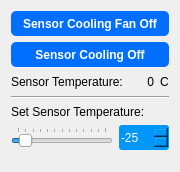
              <widget class="QWidget" name="toolTemperature">
               <property name="geometry">
                <rect>
                 <x>0</x>
                 <y>0</y>
                 <width>180</width>
                 <height>172</height>
                </rect>
               </property>
               <attribute name="label">
                <string>Cooling</string>
               </attribute>
               <layout class="QVBoxLayout" name="verticalLayout_12">
                <item>
                 <widget class="QPushButton" name="buttonFanOnOff">
                  <property name="minimumSize">
                   <size>
                    <width>30</width>
                    <height>25</height>
                   </size>
                  </property>
                  <property name="maximumSize">
                   <size>
                    <width>10000</width>
                    <height>16777215</height>
                   </size>
                  </property>
                  <property name="styleSheet">
                   <string notr="true">QPushButton{	
background-color : rgb(0,110, 255);
color:rgb(255, 255, 255);
font: 10pt &quot;Segoe UI&quot;;
font: bold;
border-radius: 5px;
}

QPushButton::checked{background-color :rgb(85, 255, 127);}

QPushButton::pressed{background-color :rgb(85, 85, 250);}</string>
                  </property>
                  <property name="text">
                   <string>Sensor Cooling Fan Off</string>
                  </property>
                  <property name="checkable">
                   <bool>true</bool>
                  </property>
                 </widget>
                </item>
                <item>
                 <widget class="QPushButton" name="buttonCoolingOnOff">
                  <property name="minimumSize">
                   <size>
                    <width>30</width>
                    <height>25</height>
                   </size>
                  </property>
                  <property name="maximumSize">
                   <size>
                    <width>10000</width>
                    <height>16777215</height>
                   </size>
                  </property>
                  <property name="styleSheet">
                   <string notr="true">QPushButton{	
background-color : rgb(0,110, 255);
color:rgb(255, 255, 255);
font: 10pt &quot;Segoe UI&quot;;
font: bold;
border-radius: 5px;
}

QPushButton::checked{background-color :rgb(85, 255, 127);}

QPushButton::pressed{background-color :rgb(85, 85, 250);}</string>
                  </property>
                  <property name="text">
                   <string>Sensor Cooling Off</string>
                  </property>
                  <property name="checkable">
                   <bool>true</bool>
                  </property>
                 </widget>
                </item>
                <item>
                 <layout class="QHBoxLayout" name="horizontalLayout_4">
                  <item>
                   <widget class="QLabel" name="label_45">
                    <property name="text">
                     <string>Sensor Temperature:</string>
                    </property>
                   </widget>
                  </item>
                  <item>
                   <spacer name="horizontalSpacer_2">
                    <property name="orientation">
                     <enum>Qt::Horizontal</enum>
                    </property>
                    <property name="sizeHint" stdset="0">
                     <size>
                      <width>108</width>
                      <height>17</height>
                     </size>
                    </property>
                   </spacer>
                  </item>
                  <item>
                   <widget class="QLabel" name="labelTemperature">
                    <property name="layoutDirection">
                     <enum>Qt::LeftToRight</enum>
                    </property>
                    <property name="text">
                     <string>0</string>
                    </property>
                    <property name="alignment">
                     <set>Qt::AlignRight|Qt::AlignTrailing|Qt::AlignVCenter</set>
                    </property>
                   </widget>
                  </item>
                  <item>
                   <widget class="QLabel" name="label_49">
                    <property name="layoutDirection">
                     <enum>Qt::LeftToRight</enum>
                    </property>
                    <property name="text">
                     <string>C</string>
                    </property>
                    <property name="alignment">
                     <set>Qt::AlignLeading|Qt::AlignLeft|Qt::AlignVCenter</set>
                    </property>
                   </widget>
                  </item>
                 </layout>
                </item>
                <item>
                 <widget class="Line" name="line_10">
                  <property name="orientation">
                   <enum>Qt::Horizontal</enum>
                  </property>
                 </widget>
                </item>
                <item>
                 <widget class="QLabel" name="label_47">
                  <property name="text">
                   <string>Set Sensor Temperature:</string>
                  </property>
                 </widget>
                </item>
                <item>
                 <layout class="QHBoxLayout" name="horizontalLayout_3">
                  <item>
                   <widget class="QSlider" name="sliderCooling">
                    <property name="minimum">
                     <number>-30</number>
                    </property>
                    <property name="maximum">
                     <number>30</number>
                    </property>
                    <property name="value">
                     <number>-25</number>
                    </property>
                    <property name="orientation">
                     <enum>Qt::Horizontal</enum>
                    </property>
                    <property name="invertedAppearance">
                     <bool>false</bool>
                    </property>
                    <property name="invertedControls">
                     <bool>false</bool>
                    </property>
                    <property name="tickPosition">
                     <enum>QSlider::TicksAbove</enum>
                    </property>
                    <property name="tickInterval">
                     <number>5</number>
                    </property>
                   </widget>
                  </item>
                  <item>
                   <widget class="QSpinBox" name="spinCooling">
                    <property name="minimumSize">
                     <size>
                      <width>50</width>
                      <height>25</height>
                     </size>
                    </property>
                    <property name="styleSheet">
                     <string notr="true">QSpinBox{	
background-color : rgb(0, 150, 250);
color:rgb(255, 255, 255);
font: 10pt &quot;Segoe UI&quot;;
border-radius: 3px;
}</string>
                    </property>
                    <property name="minimum">
                     <number>-30</number>
                    </property>
                    <property name="maximum">
                     <number>30</number>
                    </property>
                    <property name="value">
                     <number>-25</number>
                    </property>
                   </widget>
                  </item>
                 </layout>
                </item>
                <item>
                 <spacer name="verticalSpacer_5">
                  <property name="orientation">
                   <enum>Qt::Vertical</enum>
                  </property>
                  <property name="sizeHint" stdset="0">
                   <size>
                    <width>20</width>
                    <height>241</height>
                   </size>
                  </property>
                 </spacer>
                </item>
               </layout>
              </widget>
